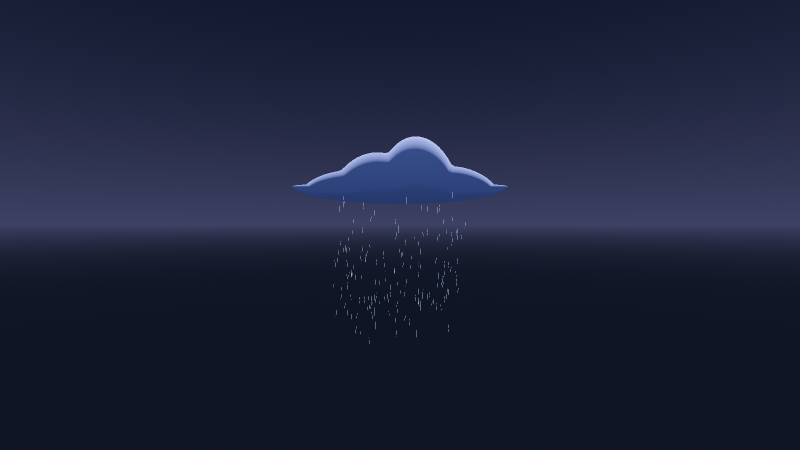
#> input picture docs/art_mockups/horizon_storm_cell_v1/storm_silhouette_1.png, 1600 x 900 px (shown at 1/2 size)
$ python compose_horizon_storm_silhouettes.py
#> lines starting #> are read from the running program, lines starting #| are printed output that depends on the picture
"""Build the owner comparison sheet for three storm-cell silhouette options."""
from pathlib import Path

from PIL import Image, ImageDraw, ImageFont, ImageOps


ROOT = Path(__file__).resolve().parents[1]
REVIEW = ROOT / "docs/art_mockups/horizon_storm_cell_v1"
OPTIONS = (
    ("storm_silhouette_1.png", "1  Broad anvil", "Wide shelf with rounded inner towers"),
    ("storm_silhouette_2.png", "2  Centered towers", "Even, layered cumulus profile"),
    ("storm_silhouette_3.png", "3  Offset towers", "Asymmetric twin-tower profile"),
)
THUMBNAIL = (640, 360)
CROP_BOX = (200, 110, 1400, 785)
HEADER_HEIGHT = 78
GUTTER = 20
PAD = 20


def main() -> None:
    images: list[Image.Image] = []
    for filename, _title, _subtitle in OPTIONS:
        image = Image.open(REVIEW / filename).convert("RGB")
#> image is the input picture: PIL image 1600x900 RGB; mean R, G, B 29.2, 34.3, 56.9
        if image.size != (1600, 900):
            raise ValueError(f"{filename} must be 1600x900, got {image.size}")
        focused = image.crop(CROP_BOX)
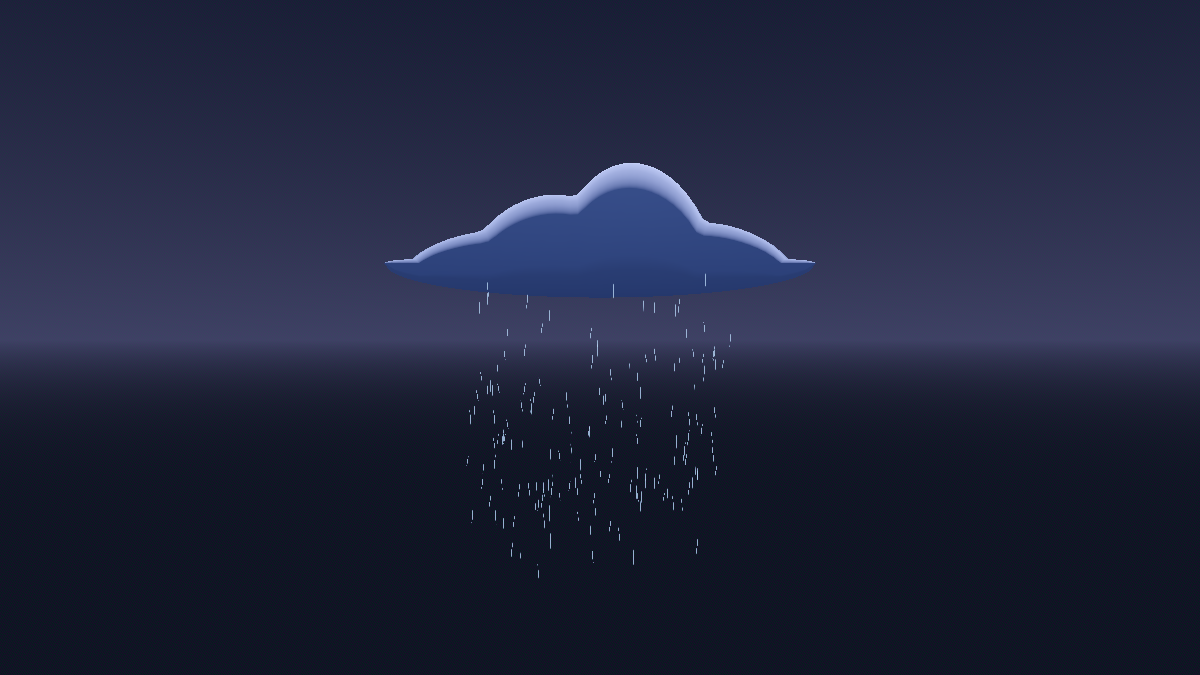
#> focused: PIL image 1200x675 RGB; mean R, G, B 32.2, 37.4, 61.3
        images.append(ImageOps.fit(focused, THUMBNAIL, method=Image.Resampling.LANCZOS))
#> pass 2 of the loop in main, `for filename, _title, _subtitle in OPTIONS:`:
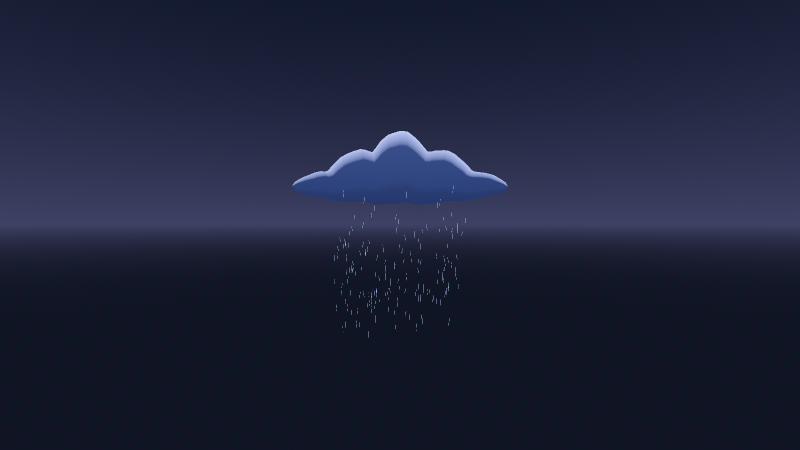
#> input picture docs/art_mockups/horizon_storm_cell_v1/storm_silhouette_2.png, 1600 x 900 px (shown at 1/2 size)
#> in main, image is the input picture: PIL image 1600x900 RGB; mean R, G, B 29.3, 34.5, 57.2
#> in main, `focused = image.crop(CROP_BOX)`:
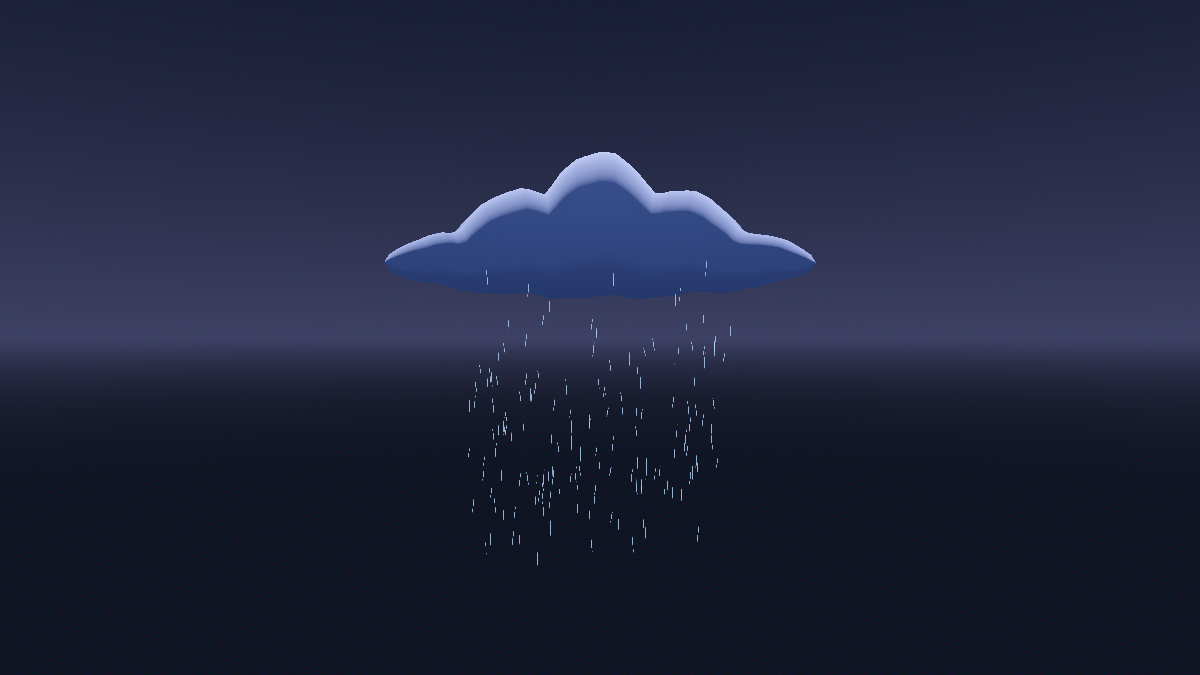
#> focused: PIL image 1200x675 RGB; mean R, G, B 32.4, 37.7, 61.7
#> pass 3 of the loop in main, `for filename, _title, _subtitle in OPTIONS:`:
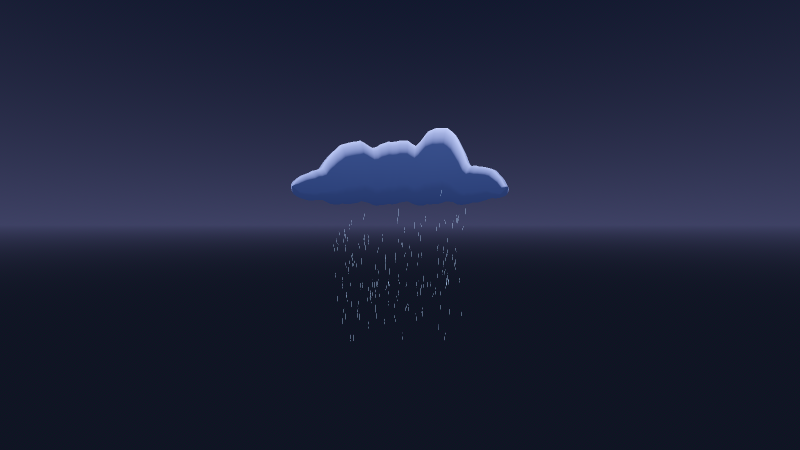
#> input picture docs/art_mockups/horizon_storm_cell_v1/storm_silhouette_3.png, 1600 x 900 px (shown at 1/2 size)
#> in main, image is the input picture: PIL image 1600x900 RGB; mean R, G, B 29.5, 34.8, 57.6
#> in main, `focused = image.crop(CROP_BOX)`:
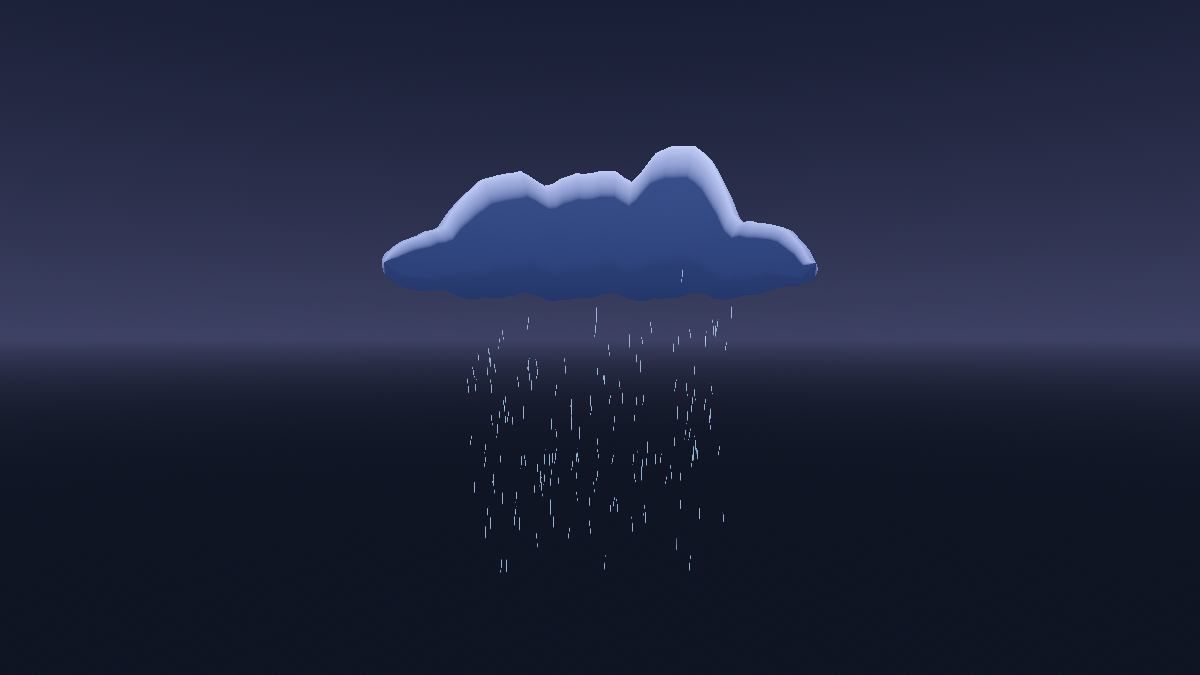
#> focused: PIL image 1200x675 RGB; mean R, G, B 32.8, 38.2, 62.5

    width = PAD * 2 + len(OPTIONS) * THUMBNAIL[0] + (len(OPTIONS) - 1) * GUTTER
    height = PAD * 2 + THUMBNAIL[1] + HEADER_HEIGHT
    sheet = Image.new("RGB", (width, height), "#18212f")
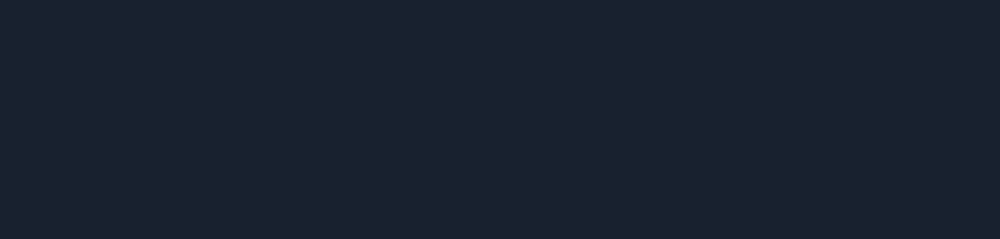
#> sheet: PIL image 2000x478 RGB (shown at 1/2 size); mean R, G, B 24, 33, 47
    draw = ImageDraw.Draw(sheet)
    font = ImageFont.load_default(size=21)
    small_font = ImageFont.load_default(size=16)

    for index, ((image_name, title, subtitle), image) in enumerate(zip(OPTIONS, images)):
        left = PAD + index * (THUMBNAIL[0] + GUTTER)
        top = PAD
        sheet.paste(image, (left, top))
        draw.text((left + 2, top + THUMBNAIL[1] + 10), title, fill="#f4efe5", font=font)
        draw.text((left + 2, top + THUMBNAIL[1] + 44), subtitle, fill="#b9c5d3", font=small_font)
#> this loop made 3 passes
#> (image_name, title, subtitle, left) on passes 1 to 3: ('storm_silhouette_1.png', '1  Broad anvil', 'Wide shelf with rounded inner towers', 20), ('storm_silhouette_2.png', '2  Centered towers', 'Even, layered cumulus profile', 680), ('storm_silhouette_3.png', '3  Offset towers', 'Asymmetric twin-tower profile', 1340)
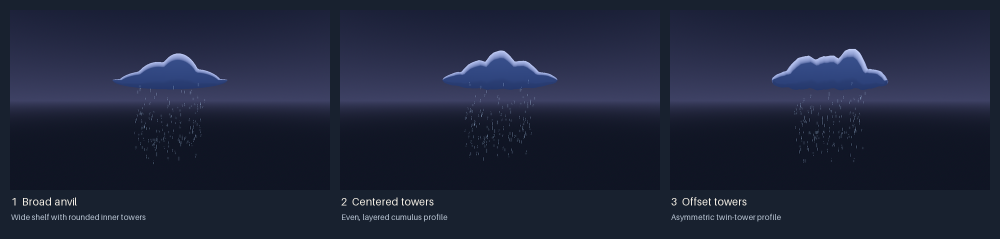
#> sheet: PIL image 2000x478 RGB (shown at 1/2 size); mean R, G, B 31, 37.3, 58.5

    output = REVIEW / "silhouette_options.png"
    sheet.save(output, optimize=True)
    print(f"Wrote {output} size={sheet.size}; source options={len(OPTIONS)}")
#| Wrote docs/art_mockups/horizon_storm_cell_v1/silhouette_options.png size=(2000, 478); source options=3


if __name__ == "__main__":
    main()
